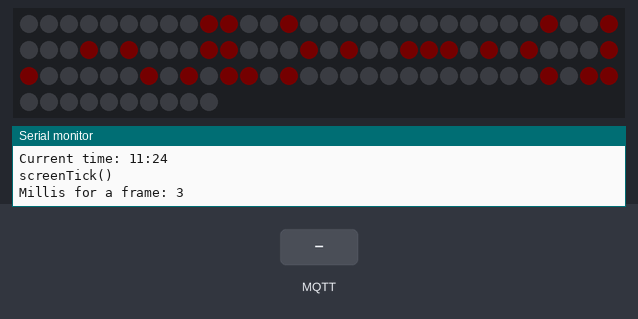
A sketch run on a simulated ESP8266 (Wemos D1 mini). Shown: 100 RGB LEDs in strip order, left to right, continuing on the next row, the last lines printed to the serial monitor. Inputs (shaded band) come from the test bench. Dim RGB values are drawn brighter than linear; WiFi joins after 1.5 s; servers stay silent unless stated; network time is answered at once with the bench clock; the local clock reads 2024-03-15 10:24:30 at power-on unless the sketch sets it; random numbers use the default seed unless the sketch sets one; EEPROM starts erased; no MQTT or app messages arrive unless stated.

Above: at 2.66 s.
2.9 s: MQTT message "synchronous" arrives on the second subscribed topic
At 3.24 s:
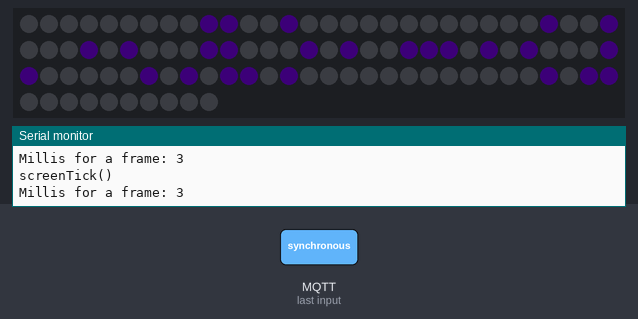
5.0 s: MQTT message "jitter" arrives on the second subscribed topic
At 6.47 s:
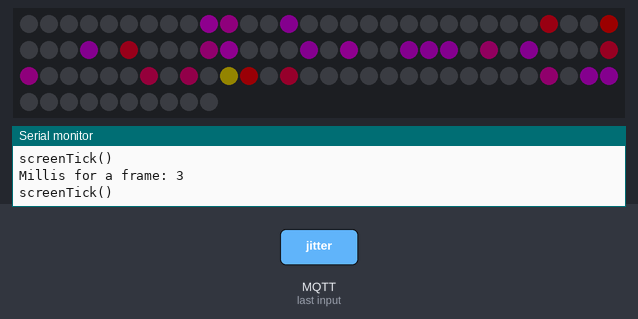
7.4 s: MQTT message "rainbow" arrives on the first subscribed topic
9.9 s: MQTT message "gradient" arrives on the first subscribed topic
At 11.35 s:
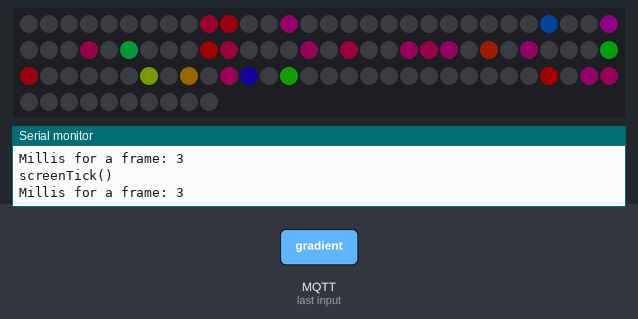
12.3 s: MQTT message "random" arrives on the first subscribed topic
14.8 s: MQTT message "random" arrives on the second subscribed topic
At 16.35 s:
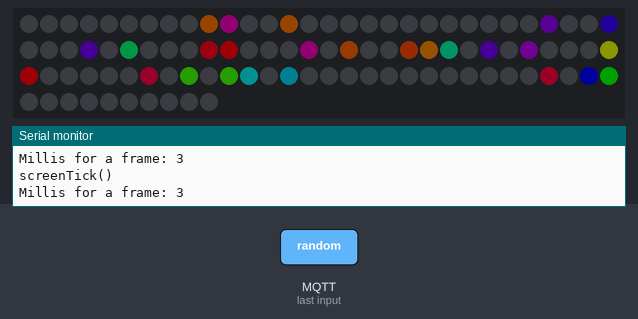

The sketch:

esp8266-wordclock.ino
```cpp
#include <vector>

#include <ESP8266WiFi.h>
#include <ESP8266mDNS.h>
#include <WiFiManager.h>

#include <ArduinoOTA.h>

#include <TimeLib.h>

#include <EEPROM.h>


#define DEBUG_GENERAL 0
#define DEBUG_SCREEN 1
#define DEBUG_SCHEDULER 0

#define SCREEN_DATA_PIN  D1 // D2 Pin on Wemos mini
#define NUM_LEDS 100

#include "AnimatedPixels.h"

struct {
  time_t utc = 0;
  byte brightness = 255;

} persistent;

AnimatedPixels * screen;

void savePersistent(){
  EEPROM.begin(512);
  Serial.printf("Saving persistent: brightness (%d), utc (%d)\n", persistent.brightness, persistent.utc);
  EEPROM.put(12, persistent.brightness);
  EEPROM.end();
}

void loadPersistent(){
  EEPROM.begin(512);
  EEPROM.get(12, persistent.brightness);
  Serial.printf("Loaded persistent: brightness (%d), utc (%d)\n", persistent.brightness, persistent.utc);
  EEPROM.end();
}

void screenTick(){
  #if DEBUG_SCREEN
  Serial.println("screenTick()");
  #endif

  #if DEBUG_SCREEN
  int prefFrame = millis();
  #endif

  screen->tick();

  #if DEBUG_SCREEN
  int millisPassed = millis() - prefFrame;
  Serial.printf("Millis for a frame: %d\r\n", millisPassed);
  #endif
}

std::vector<std::vector<int>> hourVectors = {
  {43,58,63,78,83,98}, //twaalf
  {24,23,22}, //een
  {35,46,55,66}, //twee
  { 5,16,25,36}, //drie
  { 3,18,23,38}, //vier
  {39,42,59,62}, //vijf
  {75,86,95}, //zes
  {17,24,37,44,57}, //zeven
  { 6,15,26,35}, //acht
  {57,64,77,84,97}, //negen
  {65,76,85,96}, //tien
  {36,45,56}, //elf
  {43,58,63,78,83,98}, //twaalf
};

std::vector<std::vector<int>> minuteVectors = {

  {79,82,99}, //uur
  {12,29,32,49,  68,73,88,93}, //vijf over
  {52,69,72,89,  68,73,88,93}, //tien over

  {8,13,28,33,48,  68,73,88,93}, //kwart over
  {52,69,72,89,  14,27,34,47,  54,67,74,87}, //tien voor half
  {12,29,32,49,  14,27,34,47,  54,67,74,87}, //vijf voor half

  {54,67,74,87}, //half
  {12,29,32,49,  68,73,88,93,  54,67,74,87}, //vijf over half
  {52,69,72,89,  68,73,88,93,  54,67,74,87}, //tien over half

  {8,13,28,33,48,  14,27,34,47}, //kwart voor
  {52,69,72,89,    14,27,34,47}, //tien voor
  {12,29,32,49,    14,27,34,47}, //vijf voor

};

std::vector<std::vector<int>> looseMinuteVectors = {
  {},
  {40},
  {40,41},
  {40,41,60},
  {40,41,60,61},
};


void renderSpecificTime(int relevantHour, int minutes, int seconds){
  if(seconds == 0){
    screen->showSettings();
  }
//  Serial.println("renderSpecificTime()");

  Serial.print("Current time: ");
  Serial.print(relevantHour);
  Serial.print(":");
  Serial.println(minutes);

  screen->clear();


//  Serial.println("cleared the leds");

  /**/

  std::vector<int> staticLeds = {
    10,11,30,  50,51,  71,90   //het is nu
  };

  /*/

  std::vector<int> staticLeds = {
    1,2,3, 4, 5,6, 7, 8,9, 10,
    11,12,13, 14, 15,16, 17, 18,19, 20,
    21,22,23, 24, 25,26, 27, 28,29, 30,
    31,32,33, 34, 35,36, 37, 38,39, 40,
    41,42,43, 44, 45,46, 47, 48,49, 50,
    51,52,53, 54, 55,56, 57, 58,59, 60,
    61,62,63, 64, 65,66, 67, 68,69, 70,
    71,72,73, 74, 75,76, 77, 78,79, 80,
    81,82,83, 84, 85,86, 87, 88,89, 90,

    91,92,93, 94
  };

  /**/

  for(int i=0; i<staticLeds.size(); i++){
    int pos = staticLeds[i] - 1;
    screen->on(pos);
  }


  std::vector<int> hourLeds = hourVectors[relevantHour];

  for(int i=0; i<hourLeds.size(); i++){
    int pos = hourLeds[i] - 1;
//    Serial.print(pos);
    screen->on(pos);
  }
//  Serial.println("set the hour leds");

  int minuteIndex = minutes/5;
  std::vector<int> minuteLeds = minuteVectors[minuteIndex];

  for(int i=0; i<minuteLeds.size(); i++){
    int pos = minuteLeds[i] - 1;
//    Serial.print(pos);
    screen->on(pos);
  }
//  Serial.println("set the minute leds");

  int looseMinutes = minutes%5;
  std::vector<int> looseMinuteLeds = looseMinuteVectors[looseMinutes];

  for(int i=0; i<looseMinuteLeds.size(); i++){
    int pos = looseMinuteLeds[i] - 1;
//    Serial.print(pos);
    screen->on(pos);
  }
//  Serial.println("set the loose minute leds");


//  screen->debug();

}


void renderTime(){
//  Serial.println("renderTime()");

  int _hour = hour();
  int minutes = minute();

  int relevantHour = minutes < 20 ? _hour : _hour+1;

  while(relevantHour > 12){
    relevantHour -= 12;
  }

  renderSpecificTime(relevantHour, minutes, second());

//  Serial.println("renderTime done");
}

void callback(byte* payload, unsigned int length) {

  Serial.print("Payload: ");
  for(int a=0; a<length; a++){
    Serial.print((char)payload[a]);
  }
  Serial.println();

  switch(payload[0]){
      case 'b':
      persistent.brightness = payload[1];
      savePersistent();
      screen->setBrightness(persistent.brightness * 1.0f);
//      brightness = 255.0f;
      break;

      case 's':
      screen->setHueCycleInSeconds(payload[1] * 1.0f);
      break;

      case 'r':
      screen->rainbow();
      break;

      case 'S':
      screen->synchronize();
      break;

      case 'R':
      screen->randomize();
      break;

      case 'J':
      screen->jitterize();
      break;

      case 'G':
      screen->gradientize();
      break;
  }

}

void setup() {


    randomSeed(analogRead(0));


    Serial.begin(115200);


    delay(10);

    loadPersistent();

    persistent.brightness = 128;

    //Serial.printf("setting time to %d\n", persistent.utc);
    //setTime(persistent.utc);
    Serial.printf("Setting brightness to %d\n", persistent.brightness);

    screen = new AnimatedPixels(NUM_LEDS, persistent.brightness * 1.0f);

    addFunction(screenTick, 20);

    addFunction(renderTime, 1000);

    addFunction(Time_loop, 1000);

    startWiFi();

    MQTT_init();
    MQTT_subscribe("cmnd/WordClock/Dimmer", [](byte* payload, unsigned int length){

      auto input = new String((char *)payload);
      Serial.println(input->c_str());
      auto brightness = input->toInt();
      delete input;

      persistent.brightness = brightness;
      savePersistent();

      screen->setBrightness(brightness * 1.0f);
    });

    MQTT_subscribe("cmnd/WordClock/Mode", [](byte* payload, unsigned int length){
      char buff[length + 1];
      strncpy(buff, (char*)payload, length);
      buff[length] = 0;

      auto input = new String(buff);
      input->toLowerCase();

      if(input->equals("rainbow")){
        screen->rainbow();
      }else if(input->equals("random")){
        screen->randomize();
      }else if(input->equals("jitter")){
        screen->jitterize();
      }else if(input->equals("synchronous")){
        screen->synchronize();
      }else if(input->equals("mono")){
        screen->mono();
      }else if(input->equals("gradient")){
        screen->gradientize();
      }

      delete input;
    });

    MQTT_subscribe("cmnd/WordClock/Color", [](byte* payload, unsigned int length){
      char buff[length + 1];
      strncpy(buff, (char*)payload, length);
      buff[length] = 0;


      long rgb = strtol(buff, NULL, 16);
      byte red =   (rgb & 0xff0000) >> 16 ;
      byte green = (rgb & 0x00ff00) >> 8;
      byte blue =  (rgb & 0x0000ff) >> 0;

      screen->setRGB(red, green, blue);

    });


    MQTT_subscribe("cmnd/WordClock/Render", [](byte* payload, unsigned int length){
      renderTime();
    });
    Serial.println("MQTT_init done");

    OTA_setup();

    Time_setup();


    ArduinoOTA.onStart([]() {
      screen->setBrightness(64.0f);
      screen->clear();
      screen->on(0, true);
      screen->render();
    });

    ArduinoOTA.onProgress([](unsigned int progress, unsigned int total) {

      float complete = (float)progress / (float)total;
      uint8_t pos = complete * NUM_LEDS * 1.0f;
      if(pos > NUM_LEDS - 1){
        pos = NUM_LEDS - 1;
      }

      screen->on(pos, true);
      screen->tick();

      Serial.printf("OTA Progress: %f%%\r", complete * 100.0f);

      ESP.wdtFeed();

    });

    ESP.wdtEnable(1000);

    MQTT_publish("wordclock", "!Wordclock online!");
    Serial.println("MQTT message sent");

    screen->clear(true);

}


// the loop function runs over and over again forever
void loop() {

  #if DEBUG_GENERAL
  Serial.println("loop()");
  #endif

  ESP.wdtFeed();


  OTA_loop();
  MQTT_loop();

  Scheduler_loop();

}

void startWiFi(){

    WiFiManager wifiManager;

    String ssid = "WordClock-" + String(ESP.getChipId());
    wifiManager.autoConnect(ssid.c_str());

    Serial.println("Connected!");
    Serial.print("IP address: ");
    Serial.println(WiFi.localIP());
}
```

AnimatedPixel.h
```cpp
#define FADE_IN_TIME_IN_SECONDS 5.0f
#define FADE_OUT_TIME_IN_SECONDS 5.0f

class AnimatedPixel {

  public:
    enum ColorMode{
      COLOR_RGB,
      COLOR_HSV
    };

    enum Mode {
      rainbow,
      fade,
      constant,
      clearMe
    };

    int position;

    float hue = 0;
    float brightness = 0;
    float saturation = 0;
    float targetBrightness = 0;

    ColorMode colorMode = COLOR_HSV;

    float hue_cycle_in_seconds = 120.0f;

    bool clearNext = false;

    uint8_t r = 0;
    uint8_t g = 0;
    uint8_t b = 0;

    float maxBrightness = 255.0f;

    Mode mode = constant;

    void tickBrightness(float timeFactor){

      if(this->clearNext){
          //this->hue = 0;
          //this->brightness = 0;
          //this->saturation = 0;
          this->targetBrightness = 0;
//          this->mode = fade;
          this->clearNext = false;
      }

      if(this->brightness - this->targetBrightness > 0.01f){
          this->brightness = std::max(0.0f,this->brightness - (timeFactor * (maxBrightness/FADE_OUT_TIME_IN_SECONDS)));
      }

      if(this->brightness - this->targetBrightness < -0.01f){
          this->brightness = std::min(255.0f,this->brightness + (timeFactor * (maxBrightness/FADE_IN_TIME_IN_SECONDS)));
      }

    }

    byte getBrightness(){
      byte result = map(this->brightness, 0, 255, 0, 255);
      return result;
    }

    void tick(float timeFactor){


      switch(this->mode){
        case rainbow:
          if(hue_cycle_in_seconds != 0){
            this->hue += (timeFactor * (256.0f/hue_cycle_in_seconds));
          }
          break;

        case fade:


        case constant:

          break;
      }

      this->tickBrightness(timeFactor);
    }

    void clear(){
      this->clear(false);
    }

    void clear(bool force){
      if(force){
        this->brightness = 0.0f;
      }else{
        this->clearNext = true;
      }
    }

    void setTargetBrightness(float brightness){
      if(brightness > 0.01f){
        this->clearNext = false;
      }
      this->maxBrightness = brightness;
      this->targetBrightness = brightness;
    }

    void setRainbow(float brightness){
//      Serial.println("Setting pixel to rainbow.");
      if(this->mode != rainbow){
        Serial.println(this->mode);
        this->hue = random(0,256);
        this->saturation = 255;
        this->mode = rainbow;
      }else{
//        Serial.println("Already a rainbow");
      }

      this->setTargetBrightness(brightness);
    }

    void debug(){
      Serial.println("Pixel:");
      Serial.printf("hue: %f\n", this->hue);
      Serial.printf("saturation: %f\n", this->saturation);
      Serial.printf("brightness: %f\n", this->brightness);
      Serial.printf("target brightness: %f\n", this->targetBrightness);


      Serial.printf("color mode: %d\n", this->colorMode);
      Serial.printf("hue cycle: %f\n", this->hue_cycle_in_seconds);
      Serial.printf("clear next: %s\n", this->clearNext ? "yes" : "no");
      Serial.printf("hex: %02x%02x%02x\n", this->r, this->g, this->b);
      Serial.printf("max brightness: %f\n", this->maxBrightness);
      Serial.printf("mode: %d\n", this->mode);


      Serial.println("");
    }

};
```

AnimatedPixels.h
```cpp
#define FASTLED_ESP8266_RAW_PIN_ORDER
#define FASTLED_ALLOW_INTERRUPTS 0

#include "FastLED.h"

#include "AnimatedPixel.h"

#include <vector>

#include "MQTT.h"

class AnimatedPixels {

  public:
    enum Mode {
      RAINBOW,
      RANDOM,
      SYNCHRONOUS,
      JITTER,
    };


  private:
    int count;
    CRGB * leds;


    float brightness = 255.0f;
    float hue_cycle_in_seconds = 120.0f;

    long prevTick = micros();

    std::vector<AnimatedPixel*> pixels = {};

    Mode mode = Mode::RAINBOW;


  public:

//    static String modeString[] = {
//      "Rainbow",
//      "Random",
//      "Mono",
//      "Jitter"
//    };

    AnimatedPixels(int count, float brightness) {
      this->count = count;
      this->brightness = brightness;

      this->leds = new CRGB[count];

      this->init(this->count);

      this->setBrightness(this->brightness);
    }

    void setHueCycleInSeconds(float cycle) {
      for (int i = 0; i < pixels.size(); i++) {
        pixels[i]->hue_cycle_in_seconds = cycle;
      }
    }

    void setBrightness(float brightness) {

      Serial.printf("setBrightness(%f)\n", brightness);
      this->brightness = brightness;

      auto adjusted = 0;
      for (int i = 0; i < pixels.size(); i++) {
        if (pixels[i]->targetBrightness > 0.1f) {
          adjusted++;
          pixels[i]->setTargetBrightness(brightness);
        }
      }

      Serial.printf("adjusted: %d\n", adjusted);

      this->showSettings();

    }

    void showSettings() {
      char buff[255];

      sprintf(buff, "{\"POWER\":\"ON\",\"Dimmer\":%f,\"Mode\":\"%d\"}", this->brightness, this->mode);
      MQTT_publish("stat/WordClock/RESULT", buff);
    }


    void init(int count) {

      LEDS.addLeds<NEOPIXEL, SCREEN_DATA_PIN>(this->leds, count);

      byte brightness = this->brightness * 1;
      LEDS.setBrightness(brightness);


      byte initHue = random(0, 255);
      for (int i = 0; i < this->count; i++) {
        AnimatedPixel * pixel = new AnimatedPixel();
        pixel->position = i;
        pixel->hue = initHue;
        pixel->saturation = 255;
        pixel->brightness = this->brightness;
        pixel->mode = AnimatedPixel::Mode::rainbow;

        pixels.push_back(pixel);

        initHue++;

      }

    }

    void render() {

      for (int i = 0; i < pixels.size(); i++) {

        AnimatedPixel * pixel = pixels[i];

        switch(pixel->colorMode){
          case AnimatedPixel::ColorMode::COLOR_RGB:
            if(pixel->brightness < 0.01f){
              leds[pixel->position].setRGB(0, 0, 0);
            }else{
              leds[pixel->position].setRGB(pixel->r, pixel->g, pixel->b);
            }
            break;

          case AnimatedPixel::ColorMode::COLOR_HSV:
            byte brightness = pixel->getBrightness();

//          int iHue = pixels[i]->hue % 256;
            uint8_t hue = pixels[i]->hue;
            leds[pixel->position].setHSV(hue, pixel->saturation, brightness);
            break;
        }


      }

      FastLED.show();

    }

    void debug(){
      Serial.printf("Screen:\nbrightness: %f\n", this->brightness);
      //pixel 9 is always on (H)
      //pixels[9]->debug();

      pixels[0]->debug();
    }


    void tick() {

      long difference = micros() - this->prevTick;
      this->prevTick = micros();

      float timeFactor = difference / 1000000.0f;

      for (int i = 0; i < pixels.size(); i++) {
        pixels[i]->tick(timeFactor);
      }

      this->render();

    }

    void clear() {
      this->clear(false);
    }

    void clear(bool force) {

//      Serial.println(force ? "Clearing screen forced" : "Clearing screen");
      for (int i = 0; i < this->count; i++) {
        pixels[i]->clear(force);
      }
    }

    void mono() {

      this->mode = AnimatedPixels::Mode::SYNCHRONOUS;
      byte hue = random(0, 255);
      this->setHSV(hue, 255, this->brightness);
      this->hue_cycle_in_seconds = 0.0f;
      for (int i = 0; i < this->count; i++) {
        pixels[i]->hue_cycle_in_seconds = this->hue_cycle_in_seconds;
      }
      this->showSettings();
    }

    void colorMode(AnimatedPixel::ColorMode mode){
      for (int i = 0; i < this->count; i++) {
        pixels[i]->colorMode = mode;
      }
    }


    void synchronize() {
      this->mode = AnimatedPixels::Mode::SYNCHRONOUS;
      byte hue = random(0, 255);
      this->setHSV(hue, 255, this->brightness);
      this->hue_cycle_in_seconds = 120.0f;
      for (int i = 0; i < this->count; i++) {
        pixels[i]->hue_cycle_in_seconds = this->hue_cycle_in_seconds;
      }
      this->showSettings();
    }

    void setHSV(float hue, float saturation, float brightness){
      for (int i = 0; i < this->count; i++) {
        pixels[i]->hue = hue;
        pixels[i]->saturation = saturation;
      }
      this->colorMode(AnimatedPixel::ColorMode::COLOR_HSV);
      this->setBrightness(brightness);
    }

    void setRGB(byte r, byte g, byte b){
      for (int i = 0; i < this->count; i++) {
        pixels[i]->r = r;
        pixels[i]->g = g;
        pixels[i]->b = b;
      }
      this->colorMode(AnimatedPixel::ColorMode::COLOR_RGB);
    }

    void randomize() {
      this->mode = AnimatedPixels::Mode::RANDOM;
      this->colorMode(AnimatedPixel::ColorMode::COLOR_HSV);
      for (int i = 0; i < this->count; i++) {
        byte hue = random(0, 255);
        pixels[i]->hue = hue;
      }
      this->showSettings();
    }

    void jitterize() {
      this->mode = AnimatedPixels::Mode::JITTER;
      this->colorMode(AnimatedPixel::ColorMode::COLOR_HSV);
      for (int i = 0; i < this->count; i++) {
        float interval = random(2, this->hue_cycle_in_seconds);
        pixels[i]->hue_cycle_in_seconds = interval;
      }
      this->showSettings();
    }

    void gradientize() {
      this->synchronize();
      this->mode = AnimatedPixels::Mode::RAINBOW;
      this->colorMode(AnimatedPixel::ColorMode::COLOR_HSV);
      for (int i = 0; i < this->count; i++) {
        pixels[i]->hue += i;
      }
      this->showSettings();
    }

    void rainbow() {
      this->mode = AnimatedPixels::Mode::RAINBOW;
      this->colorMode(AnimatedPixel::ColorMode::COLOR_HSV);
      for (int i = 0; i < pixels.size(); i++) {
        AnimatedPixel * pixel = pixels[i];
        pixel->setRainbow(this->brightness);
      }
    }

    void on(int pos) {
      this->on(pos, false);
    }
    void on(int pos, bool force) {
      pixels[pos]->setTargetBrightness(this->brightness);
      if(force){
        pixels[pos]->brightness = this->brightness;
      }
    }
};
```

MQTT.h
```cpp
void MQTT_publish(const char * topic, String str);
void MQTT_publish(const char * topic, const char * msg);
```

Source omitted: MQTT.ino (2718 bytes), OTA.ino (1046 bytes), Scheduler.ino (1163 bytes), Time.ino (1240 bytes)
